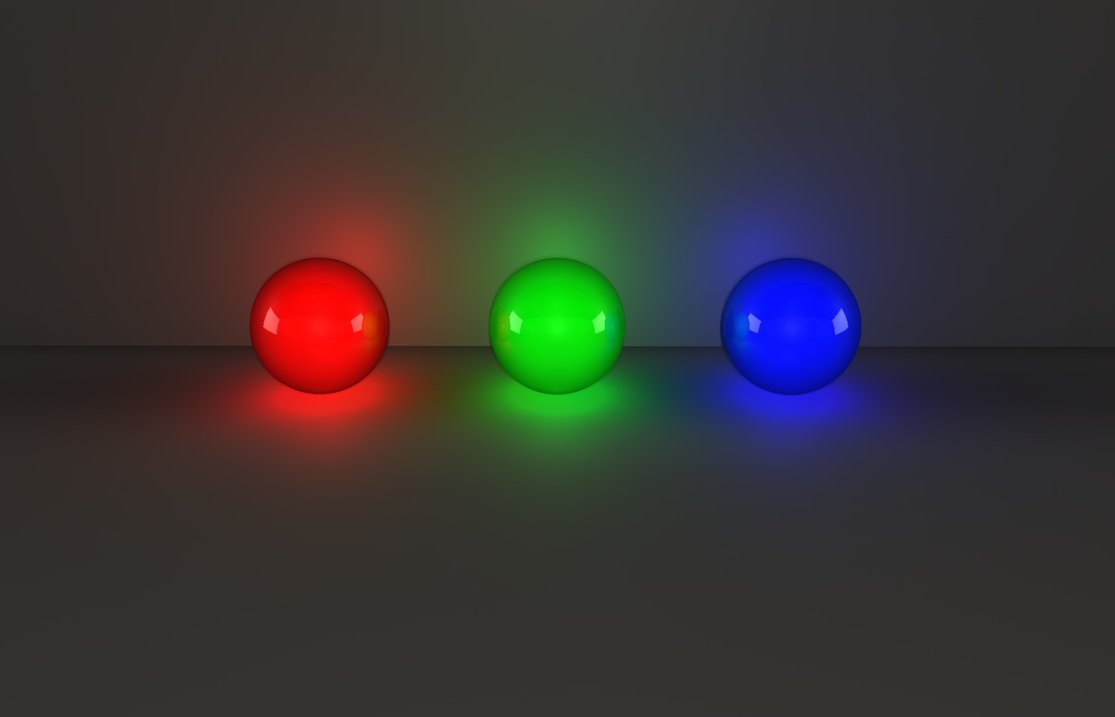
//> input picture Project_3/lightballs.jpg, 1115 x 717 px
$ ./main   (built with g++ and OpenCV 4)
//> lines starting //> are read from the running program, lines starting //| are printed output that depends on the picture
#include <iostream>
#include <opencv2/opencv.hpp>

using namespace std;
using namespace cv;

int main(){

       Mat src = imread("/home/angel/Desktop/QT_Projects/Percepción/Project_3/lightballs.jpg");
//> src is the input picture: 717 rows x 1115 cols, CV_8UC3; mean B, G, R 52.1, 53.2, 56.6
       resize(src, src, Size(), 0.5, 0.5);
//> src: 358 rows x 558 cols, CV_8UC3
       if(!src.data){
           cout << "Failed while loading the image." << endl;
           return EXIT_FAILURE;
       }

       Mat trans;
       Mat Blue, Green, Red;
       Mat Hue, Sat, Value;
       Mat BGR[] = {Blue, Green, Red};
       Mat HSV[] = {Hue, Sat, Value};

       cvtColor(src, trans, CV_BGR2HSV);
//> trans: 358 rows x 558 cols, CV_8UC3; mean H, S, V 46.8, 68.8, 71.6

       split(src, BGR);
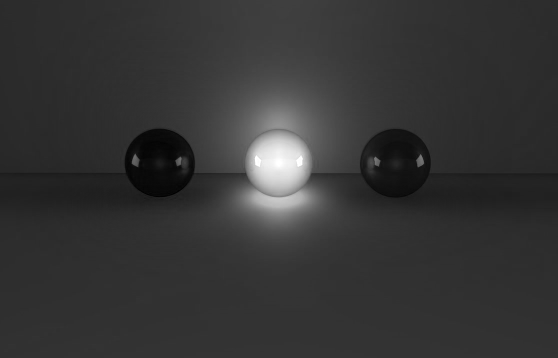
//> BGR[1]: 358 rows x 558 cols, CV_8UC1; min 0, max 255, mean 53.2
       split(trans, HSV);
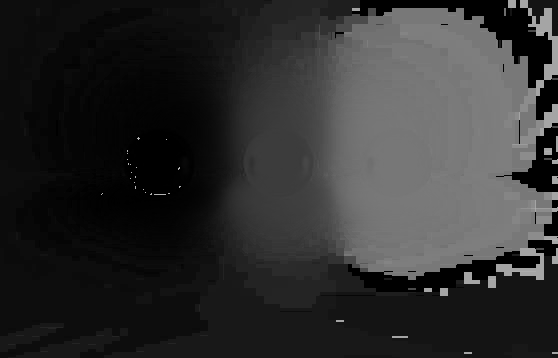
//> HSV[0]: 358 rows x 558 cols, CV_8UC1; min 0, max 179, mean 46.8
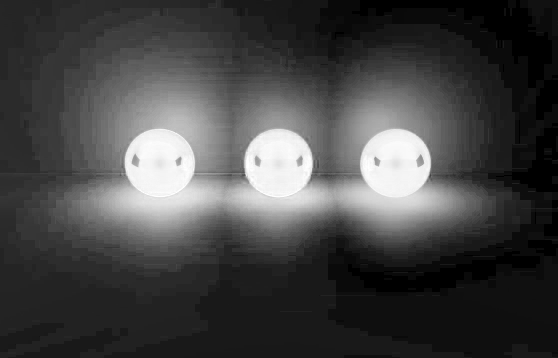
//> HSV[1]: 358 rows x 558 cols, CV_8UC1; min 0, max 255, mean 68.8
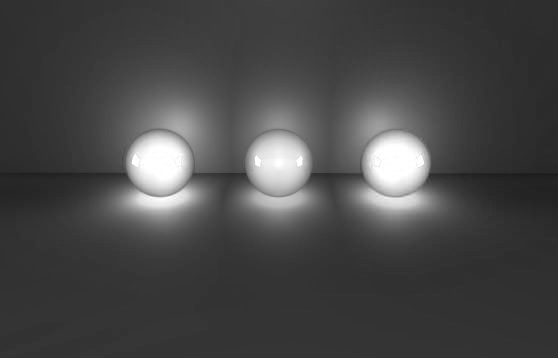
//> HSV[2]: 358 rows x 558 cols, CV_8UC1; min 28, max 255, mean 71.6

       int histSize = 256;
       float range[] = { 0, 256 }; //the upper boundary is exclusive
       const float* histRange = { range };

       Mat b_hist, g_hist, r_hist;
       Mat h_hist, s_hist, v_hist;
       calcHist(&BGR[0], 1, 0, Mat(), b_hist, 1, &histSize, &histRange);
//> b_hist = 256 values, max 22649 at index 47, min 18 at index 185, mean 780.3
       calcHist(&BGR[1], 1, 0, Mat(), g_hist, 1, &histSize, &histRange);
//> g_hist = 256 values, max 16887 at index 50, min 2 at index 0, mean 780.3
       calcHist(&BGR[2], 1, 0, Mat(), r_hist, 1, &histSize, &histRange);
//> r_hist = 256 values, max 19349 at index 52, min 12 at index 0, mean 780.3
       calcHist(&HSV[0], 1, 0, Mat(), h_hist, 1, &histSize, &histRange);
//> h_hist = 256 values, max 20756 at index 13, min 0 at index 129, mean 780.3
       calcHist(&HSV[1], 1, 0, Mat(), s_hist, 1, &histSize, &histRange);
//> s_hist = 256 values, max 15734 at index 25, min 0 at index 1, mean 780.3
       calcHist(&HSV[2], 1, 0, Mat(), v_hist, 1, &histSize, &histRange);
//> v_hist = 256 values, max 20049 at index 52, min 0 at index 0, mean 780.3


       int hist_w = 512, hist_h = 400;
       int bin_w = cvRound( (double) hist_w/histSize);

       Mat histImageBGR( hist_h, hist_w, CV_8UC3, Scalar(0,0,0));
       Mat histImageHSV( hist_h, hist_w, CV_8UC3, Scalar(0,0,0));
       normalize(b_hist, b_hist, 0, histImageBGR.rows, NORM_MINMAX, -1, Mat());
//> b_hist = 256 values, max 400 at index 47, min 0 at index 185, mean 13.47
       normalize(g_hist, g_hist, 0, histImageBGR.rows, NORM_MINMAX, -1, Mat());
//> g_hist = 256 values, max 400 at index 50, min 0 at index 0, mean 18.44
       normalize(r_hist, r_hist, 0, histImageBGR.rows, NORM_MINMAX, -1, Mat());
//> r_hist = 256 values, max 400 at index 52, min 0 at index 0, mean 15.89
       normalize(h_hist, h_hist, 0, histImageHSV.rows, NORM_MINMAX, -1, Mat());
//> h_hist = 256 values, max 400 at index 13, min 0 at index 129, mean 15.04
       normalize(s_hist, s_hist, 0, histImageHSV.rows, NORM_MINMAX, -1, Mat());
//> s_hist = 256 values, max 400 at index 25, min 0 at index 1, mean 19.84
       normalize(v_hist, v_hist, 0, histImageHSV.rows, NORM_MINMAX, -1, Mat());
//> v_hist = 256 values, max 400 at index 52, min 0 at index 0, mean 15.57

       for(int i = 1; i < histSize; i++){
           line(histImageBGR, Point(bin_w*(i-1), hist_h - cvRound(b_hist.at<float>(i-1))),
                 Point(bin_w*(i), hist_h - cvRound(b_hist.at<float>(i))), Scalar( 255, 0, 0), 2, 8, 0);
           line(histImageBGR, Point(bin_w*(i-1), hist_h - cvRound(g_hist.at<float>(i-1))),
                 Point(bin_w*(i), hist_h - cvRound(g_hist.at<float>(i))), Scalar( 0, 255, 0), 2, 8, 0);
           line(histImageBGR, Point(bin_w*(i-1), hist_h - cvRound(r_hist.at<float>(i-1))),
                 Point(bin_w*(i), hist_h - cvRound(r_hist.at<float>(i))), Scalar( 0, 0, 255), 2, 8, 0);
       }
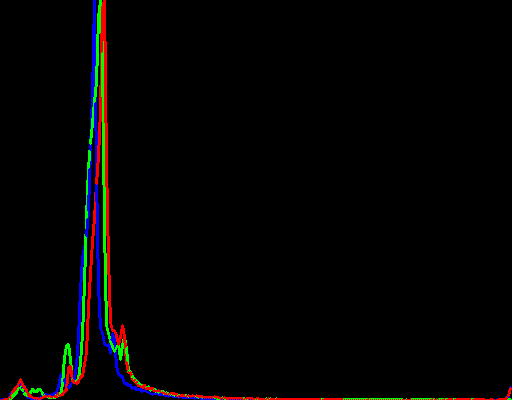
//> histImageBGR: 400 rows x 512 cols, CV_8UC3; mean B, G, R 2.8, 3.3, 4

       for(int i = 1; i < histSize; i++){

           //Algoritmo para calcular BGR desde HSV

           int H = i, S = 1, V = 1, B, G, R;
           int c, x, m;
           int Ri, Gi, Bi;

           c = V * S;
           x = c * (1 - ((H / 60) % 2 - 1));
           m = V - c;

           if(H < 60){
               Ri = c;
               Gi = x;
               Bi = 0;
           }if(H >= 60 && H < 120){
               Ri = x;
               Gi = c;
               Bi = 0;
           }if(H >= 120 && H < 180){
               Ri = 0;
               Gi = c;
               Bi = x;
           }if(H >= 180 && H < 240){
               Ri = 0;
               Gi = x;
               Bi = c;
           }if(H >= 240 && H < 300){
               Ri = x;
               Gi = 0;
               Bi = c;
           }if(H >= 300 && H < 360){
               Ri = c;
               Gi = 0;
               Bi = x;
           }

           R = (Ri + m) * 255;
           G = (Gi + m) * 255;
           B = (Bi + m) * 255;

           line(histImageHSV, Point(bin_w*(i-1), hist_h - cvRound(h_hist.at<float>(i-1))),
                 Point(bin_w*(i), hist_h - cvRound(h_hist.at<float>(i))), Scalar(R, G, B), 2, 8, 0);
           line(histImageHSV, Point(bin_w*(i-1), hist_h - cvRound(s_hist.at<float>(i-1))),
                 Point(bin_w*(i), hist_h - cvRound(s_hist.at<float>(i))), Scalar(0, 255, 0), 2, 8, 0);
           line(histImageHSV, Point(bin_w*(i-1), hist_h - cvRound(v_hist.at<float>(i-1))),
                 Point(bin_w*(i), hist_h - cvRound(v_hist.at<float>(i))), Scalar(255, 255, 255), 2, 8, 0);
       }
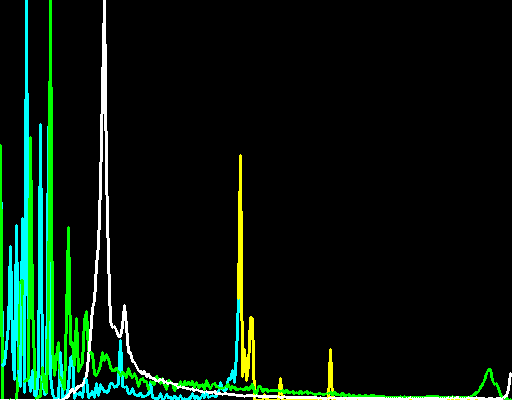
//> histImageHSV: 400 rows x 512 cols, CV_8UC3; mean B, G, R 12.9, 24.2, 6.6

       imshow("Source image", src);
       imshow("HSV image", trans);
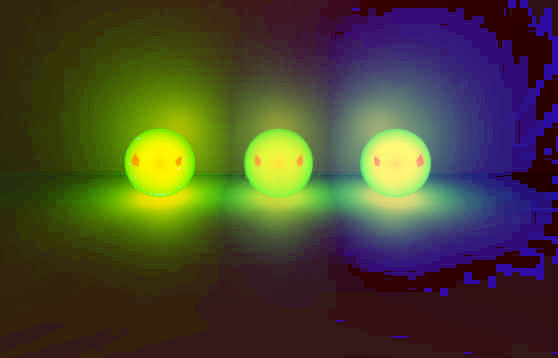
//> window 'HSV image': 358 rows x 558 cols, CV_8UC3; mean B, G, R 46.8, 68.8, 71.6
       imshow("calcHist Demo BGR", histImageBGR);
       imshow("calcHist Demo HSV", histImageHSV);
       waitKey();
       destroyAllWindows();

    return 0;
}
